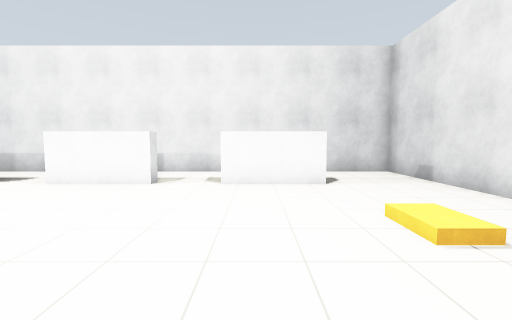
view 1 (above)

16 first-person views from a walk through a world built for the Gazebo simulator. The camera is 1.2 m above the floor, tilts 4° down and sees 90° across. The floor is counted in squares, 1 m on a side. Each view is taken from the middle of a square. On the plan, view 1 faces up. The plan holds only what a view shows up to about 12 squares ahead; the rest is blank. The robots in the file are not drawn.

view 2
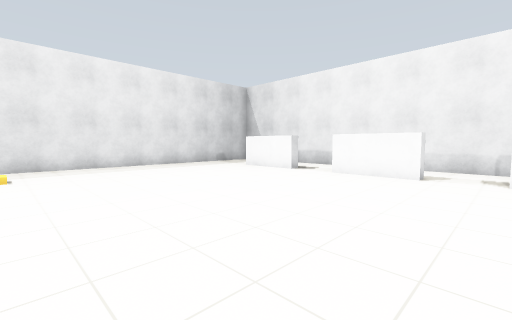

view 3
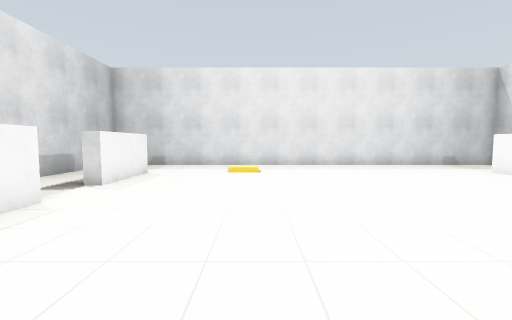

view 4
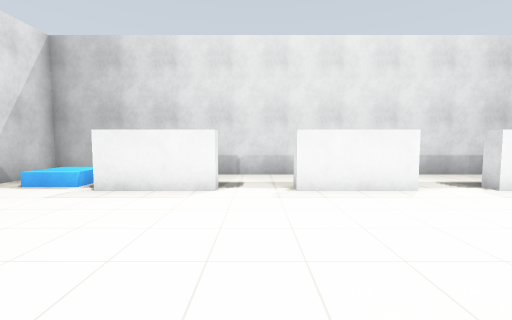

view 5
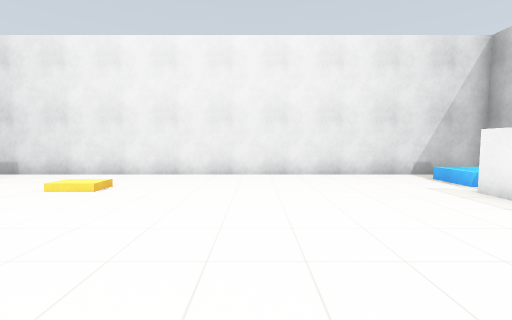

view 6
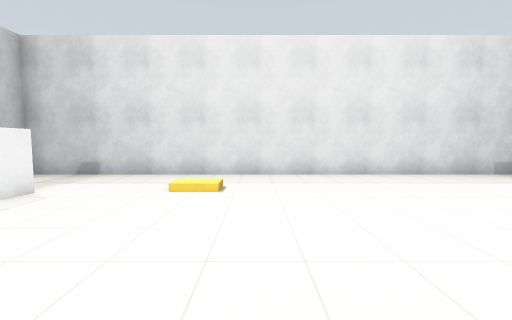

view 7
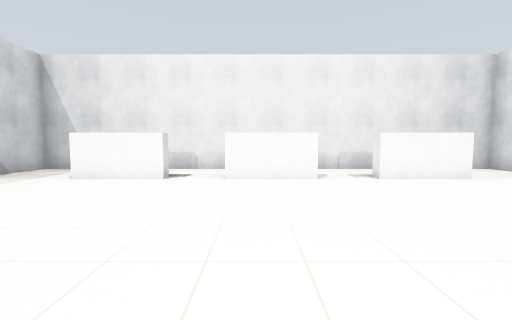

view 8
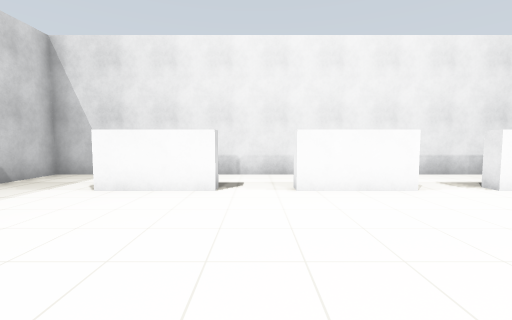

view 9
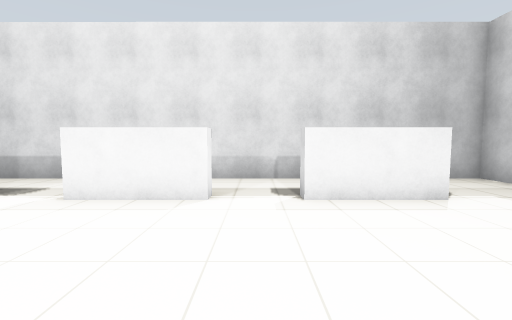

view 10
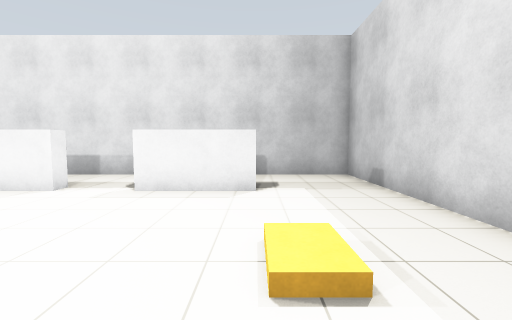

view 11
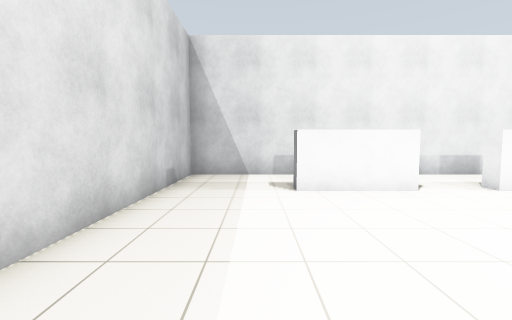

view 12
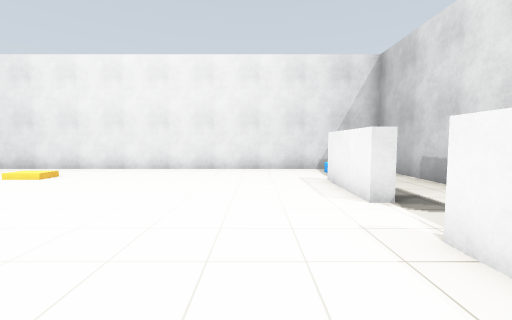

view 13
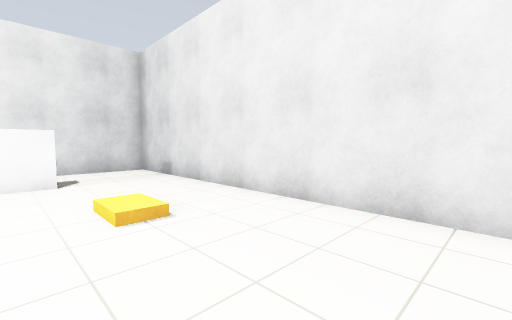

view 14
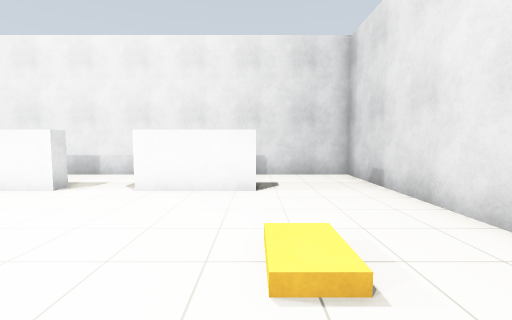

view 15
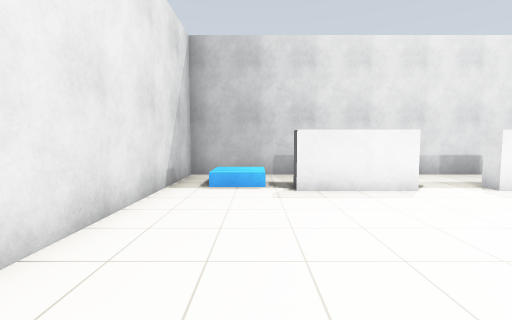

view 16
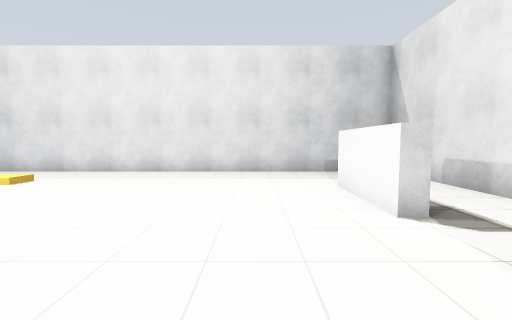

### Floor plan
Points are (right, up) in squares from view 1. A wall is a line through its corners. A room is listed if a view was taken in it or the views show most of it. See-through windows are left out.
Room 1 (views 1, 2, 3, 4, 5, 6, 7, 8, 9, 10, 11, 12, 13, 14, 15, 16)
walls: (-6, -6.8) (-6, -6.2) (-3, -6.2) (-3, -6.8); (-1, -6.9) (-1, -6.2) (2, -6.2) (2, -6.8); (-3, 7.9) (-3, 7.3) (-6, 7.3) (-6, 7.8); (-8, 7.9) (-8, 7.3) (-11, 7.3) (-11, 7.8); (-11.1, -6.2) (-8, -6.2) (-8, -6.8); (2, 7.3) (-1, 7.3) (-1, 7.8); (5.4, -9.4) (5.4, 10.4) (-14.4, 10.4) (-14.4, -9.4) (5.4, -9.4)
objects: pallet (-12, -3) to (-11, -2); pallet (2, 3) to (3, 4); blue box (3, -8) to (4, -7)

Where each view was taken, in squares from view 1:
view 1: 0 up, 0 right, facing up
view 2: 2 down, 1 left, facing up-left
view 3: 2 down, 1 left, facing left
view 4: 0 up, 2 left, facing down
view 5: 1 down, 4 left, facing right
view 6: 1 down, 5 left, facing left
view 7: 1 down, 5 left, facing up
view 8: 1 up, 7 left, facing up
view 9: 1 down, 7 left, facing down
view 10: 0 up, 11 left, facing down
view 11: 1 up, 12 left, facing up
view 12: 4 down, 6 left, facing right
view 13: 1 down, 1 right, facing up-right
view 14: 1 up, 2 right, facing up
view 15: 0 up, 3 right, facing down
view 16: 5 up, 4 left, facing left
